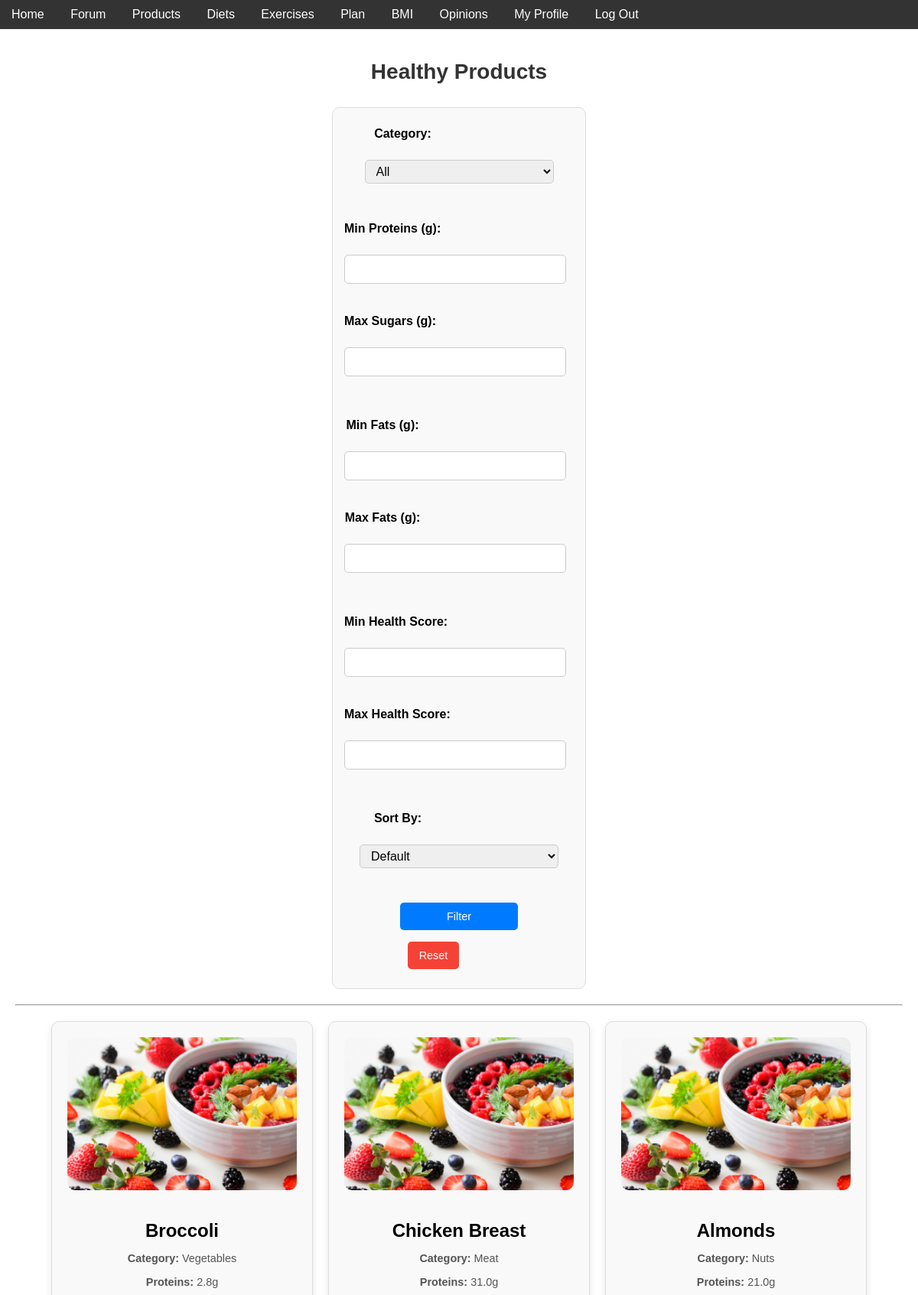
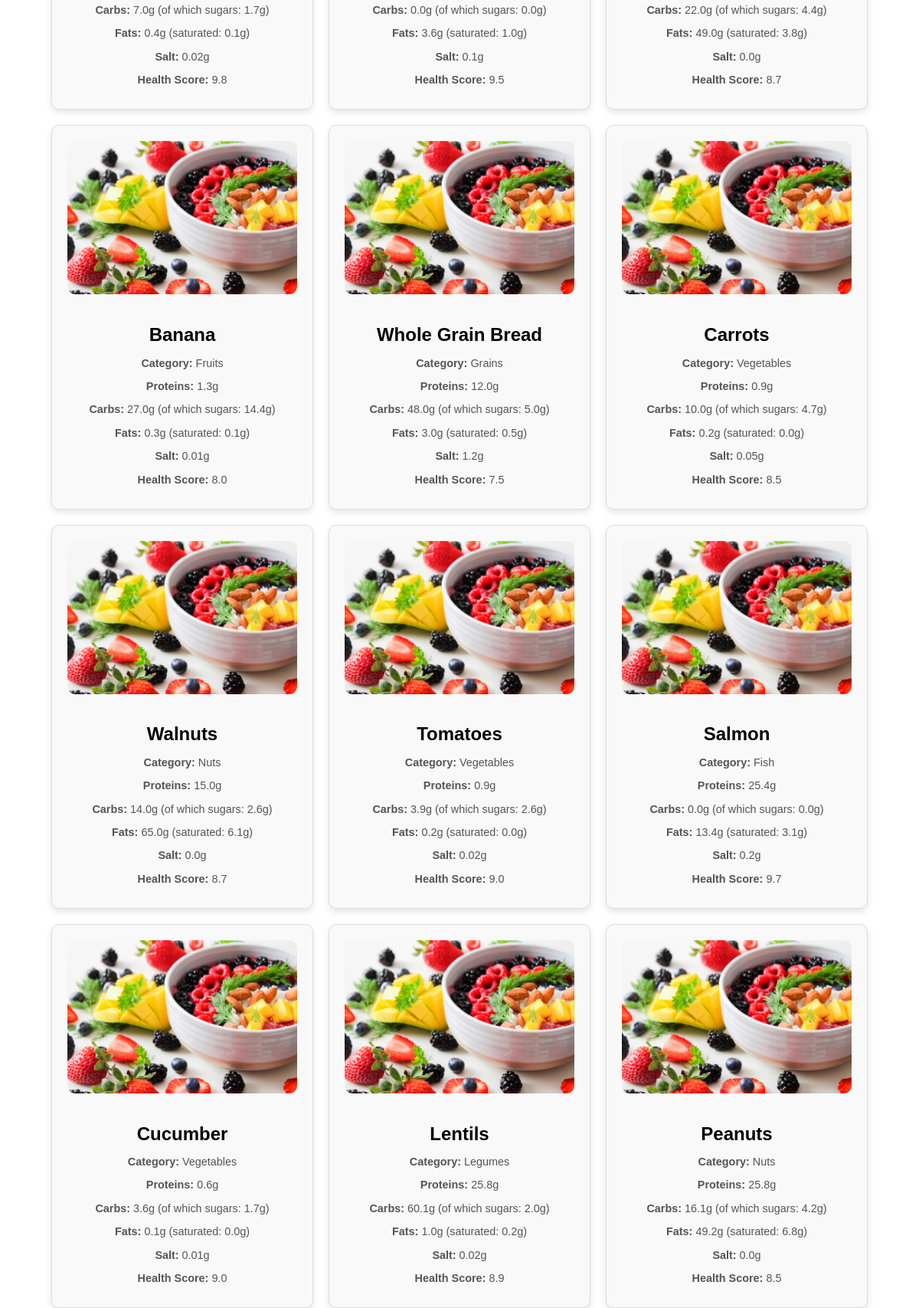
Page /products (upper part) on the committed database (2 pictures, top to bottom).
### models.py (models this page shows)
class Product(db.Model):
    __tablename__ = 'product'
    id = db.Column(db.Integer, primary_key=True)
    name = db.Column(db.String(100), nullable=False)
    category = db.Column(db.String(50), nullable=False)
    proteins = db.Column(db.Float, nullable=False)
    carbs = db.Column(db.Float, nullable=False)
    sugars = db.Column(db.Float, nullable=False)
    fats = db.Column(db.Float, nullable=False)
    saturated_fats = db.Column(db.Float, nullable=False)
    salt = db.Column(db.Float, nullable=False)
    health_score = db.Column(db.Float, nullable=False)
    image = db.Column(db.String(255), nullable=True)

### app.py (the view)
@app.route('/products', methods=['GET'])
def products():
    query = Product.query
    category = request.args.get('category')
    if category and category != 'All':
        query = query.filter(Product.category == category)
    min_proteins = request.args.get('min_proteins', type=float)
    if min_proteins:
        query = query.filter(Product.proteins >= min_proteins)
    max_sugars = request.args.get('max_sugars', type=float)
    if max_sugars:
        query = query.filter(Product.sugars <= max_sugars)
    min_fats = request.args.get('min_fats', type=float)
    if min_fats:
        query = query.filter(Product.fats >= min_fats)
    max_fats = request.args.get('max_fats', type=float)
    if max_fats:
        query = query.filter(Product.fats <= max_fats)
    min_health_score = request.args.get('min_health_score', type=float)
    if min_health_score:
        query = query.filter(Product.health_score >= min_health_score)
    max_health_score = request.args.get('max_health_score', type=float)
    if max_health_score:
        query = query.filter(Product.health_score <= max_health_score)
    sort_by = request.args.get('sort_by')
    if sort_by == "name":
        query = query.order_by(Product.name.asc())
    elif sort_by == "health_score":
        query = query.order_by(Product.health_score.desc())
    products = query.all()
    categories = Product.query.with_entities(Product.category).distinct().all()
    return render_template(
        'products.html',
        products=products,
        categories=[cat[0] for cat in categories]
    )

### templates/products.html (shortened to what this page needs)
{% extends 'base.html' %}
{% block content %}
<h1>Healthy Products</h1>
<form method="GET" action="/products" class="filter-form">
    <div class="filter-row">
        <label for="category">Category:</label>
        <select name="category" id="category">
            <option value="All">All</option>
        </select>
    </div>
    <div class="filter-row">
        <label for="min_proteins">Min Proteins (g):</label>
        <input type="number" name="min_proteins" id="min_proteins" value="{{ request.args.get('min_proteins', '') }}">
        <label for="max_sugars">Max Sugars (g):</label>
        <input type="number" name="max_sugars" id="max_sugars" value="{{ request.args.get('max_sugars', '') }}">
    </div>
    <div class="filter-row">
        <label for="min_fats">Min Fats (g):</label>
        <input type="number" name="min_fats" id="min_fats" value="{{ request.args.get('min_fats', '') }}">
        <label for="max_fats">Max Fats (g):</label>
        <input type="number" name="max_fats" id="max_fats" value="{{ request.args.get('max_fats', '') }}">
    </div>
    <div class="filter-row">
        <label for="min_health_score">Min Health Score:</label>
        <input type="number" step="0.1" name="min_health_score" id="min_health_score" value="{{ request.args.get('min_health_score', '') }}">
        <label for="max_health_score">Max Health Score:</label>
        <input type="number" step="0.1" name="max_health_score" id="max_health_score" value="{{ request.args.get('max_health_score', '') }}">
    </div>
    <div class="filter-row">
        <label for="sort_by">Sort By:</label>
        <select name="sort_by" id="sort_by">
            <option value="">Default</option>
        </select>
    </div>
    <div class="filter-row">
        <button type="submit">Filter</button>
        <a href="/products" class="reset-button">Reset</a>
    </div>
</form>
<hr>
<div class="product-cards">
    {% for product in products %}
    <div class="product-card">
        {% if product.image %}
        <img src="{{ url_for('static', filename=product.image.split('static/')[-1]) }}" alt="{{ product.name }}" class="product-image">
        {% else %}
        <img src="/static/images/placeholder.jpg" alt="No Image Available" class="product-image">
        {% endif %}
        <h2>{{ product.name }}</h2>
        <p><strong>Category:</strong> {{ product.category }}</p>
        <p><strong>Proteins:</strong> {{ product.proteins }}g</p>
        <p><strong>Carbs:</strong> {{ product.carbs }}g (of which sugars: {{ product.sugars }}g)</p>
        <p><strong>Fats:</strong> {{ product.fats }}g (saturated: {{ product.saturated_fats }}g)</p>
        <p><strong>Salt:</strong> {{ product.salt }}g</p>
        <p><strong>Health Score:</strong> {{ product.health_score }}</p>
    </div>
    {% endfor %}
</div>
{% endblock %}

### static/style.css (style rules this page uses)
body { font-family: Arial, sans-serif; margin: 0; padding: 0; box-sizing: border-box; }
form { margin-bottom: 20px; }
button { background-color: #007bff; color: white; border: none; padding: 10px 15px; cursor: pointer; }
select { margin-top: 10px; margin-bottom: 10px; padding: 5px; border-radius: 5px; }
button { background-color: #007bff; color: white; border: none; padding: 10px 15px; border-radius: 5px; cursor: pointer; transition: background-color 0.3s ease; }
h1 { text-align: center; margin: 20px 0; }
form { margin-bottom: 20px; padding: 10px; border: 1px solid #ddd; border-radius: 5px; background-color: #f9f9f9; }
form div { margin-bottom: 10px; }
form label { margin-right: 5px; }
form input { margin-right: 10px; padding: 5px; border: 1px solid #ccc; border-radius: 3px; }
form button { padding: 10px 15px; background-color: #007bff; color: white; border: none; border-radius: 5px; cursor: pointer; }
.reset-button { padding: 10px 15px; background-color: #f44336; color: white; text-decoration: none; border-radius: 5px; border: none; display: inline-block; margin-left: 10px; cursor: pointer; transition: background-color 0.3s ease; }
form { display: flex; gap: 10px; align-items: center; margin-bottom: 20px; }
form label { font-weight: bold; }
form select, form button { padding: 5px 10px; border: 1px solid #ddd; border-radius: 5px; }
form button { background-color: #007bff; color: white; cursor: pointer; }
.reset-button { padding: 5px 10px; border: 1px solid #ddd; border-radius: 5px; text-decoration: none; background-color: #f44336; color: white; cursor: pointer; }
.product-cards { display: flex; flex-wrap: wrap; gap: 20px; justify-content: center; margin-top: 20px; }
.product-card { border: 1px solid #ddd; border-radius: 10px; padding: 20px; width: 300px; text-align: center; background-color: #f9f9f9; box-shadow: 0 4px 10px rgba(0, 0, 0, 0.1); transition: transform 0.3s ease, box-shadow 0.3s ease; }
.product-card img.product-image { width: 100%; height: auto; border-radius: 10px; margin-bottom: 15px; }
.product-card h2 { font-size: 1.5rem; margin-bottom: 10px; }
.product-card p { margin-bottom: 10px; font-size: 0.9rem; color: #555; }
form { display: flex; flex-wrap: wrap; gap: 10px; align-items: center; margin-bottom: 20px; }
form select, form input, form button { padding: 5px 10px; border: 1px solid #ddd; border-radius: 5px; }
.filter-form { display: flex; flex-wrap: wrap; gap: 20px; margin-bottom: 20px; padding: 15px; border: 1px solid #ddd; border-radius: 10px; background-color: #f9f9f9; }
.filter-row { display: flex; flex-wrap: wrap; gap: 15px; align-items: center; }
.filter-row label { font-weight: bold; min-width: 100px; }
.filter-row select { padding: 5px 10px; border: 1px solid #ddd; border-radius: 5px; font-size: 0.9rem; }
.filter-row button, .reset-button { padding: 10px 15px; background-color: #007bff; color: white; border: none; border-radius: 5px; cursor: pointer; font-size: 0.9rem; }
.reset-button { text-decoration: none; background-color: #f44336; }
form { max-width: 600px; margin: auto; display: flex; flex-direction: column; gap: 15px; }
form input, form textarea, form button { width: 100%; padding: 10px; margin-top: 5px; border: 1px solid #ccc; border-radius: 5px; font-size: 14px; }
form button { background-color: #007bff; color: white; border: none; cursor: pointer; }
form label { display: block; margin-top: 10px; font-weight: bold; }
form textarea, form input[type="text"], form input[type="date"], form select { width: 100%; padding: 8px; margin-top: 5px; border: 1px solid #ccc; border-radius: 5px; box-sizing: border-box; }
form { max-width: 700px; margin: 0 auto; }
h1 { margin-bottom: 20px; font-size: 28px; color: #333; }
.filter-form { text-align: center; margin-bottom: 20px; }
.filter-form label { font-weight: bold; margin-right: 10px; }
.filter-form select { padding: 5px 10px; border-radius: 5px; border: 1px solid #ccc; font-size: 1rem; }
h1 { text-align: center; margin-bottom: 30px; }
form { margin: 20px auto; padding: 15px; border: 1px solid #ccc; border-radius: 5px; width: 300px; }
label { display: block; margin-bottom: 5px; font-weight: bold; }
input { width: 100%; padding: 8px; margin-bottom: 15px; border: 1px solid #ddd; border-radius: 5px; }
button { background-color: #007bff; color: white; border: none; padding: 10px 15px; cursor: pointer; border-radius: 5px; }

### rows in the picture
Product: image (picture), name "Broccoli", category "Vegetables", proteins "2.8", carbs "7.0", sugars "1.7", fats "0.4", saturated_fats "0.1", salt "0.02", health_score "9.8"
Product: image (picture), name "Chicken Breast", category "Meat", proteins "31.0", carbs "0.0", sugars "0.0", fats "3.6", saturated_fats "1.0", salt "0.1", health_score "9.5"
Product: image (picture), name "Almonds", category "Nuts", proteins "21.0", carbs "22.0", sugars "4.4", fats "49.0", saturated_fats "3.8", salt "0.0", health_score "8.7"
Product: image (picture), name "Banana", category "Fruits", proteins "1.3", carbs "27.0", sugars "14.4", fats "0.3", saturated_fats "0.1", salt "0.01", health_score "8.0"
Product: image (picture), name "Whole Grain Bread", category "Grains", proteins "12.0", carbs "48.0", sugars "5.0", fats "3.0", saturated_fats "0.5", salt "1.2", health_score "7.5"
Product: image (picture), name "Carrots", category "Vegetables", proteins "0.9", carbs "10.0", sugars "4.7", fats "0.2", saturated_fats "0.0", salt "0.05", health_score "8.5"
Product: image (picture), name "Walnuts", category "Nuts", proteins "15.0", carbs "14.0", sugars "2.6", fats "65.0", saturated_fats "6.1", salt "0.0", health_score "8.7"
Product: image (picture), name "Tomatoes", category "Vegetables", proteins "0.9", carbs "3.9", sugars "2.6", fats "0.2", saturated_fats "0.0", salt "0.02", health_score "9.0"
Product: image (picture), name "Salmon", category "Fish", proteins "25.4", carbs "0.0", sugars "0.0", fats "13.4", saturated_fats "3.1", salt "0.2", health_score "9.7"
Product: image (picture), name "Cucumber", category "Vegetables", proteins "0.6", carbs "3.6", sugars "1.7", fats "0.1", saturated_fats "0.0", salt "0.01", health_score "9.0"
Product: image (picture), name "Lentils", category "Legumes", proteins "25.8", carbs "60.1", sugars "2.0", fats "1.0", saturated_fats "0.2", salt "0.02", health_score "8.9"
Product: image (picture), name "Peanuts", category "Nuts", proteins "25.8", carbs "16.1", sugars "4.2", fats "49.2", saturated_fats "6.8", salt "0.0", health_score "8.5"
